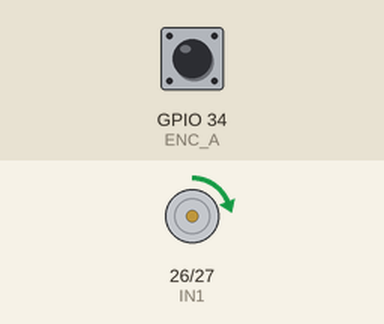
A sketch run on a simulated ESP32. Parts: motor-driver pin pairs drawn as motors (green arrow = first pin HIGH = forward, orange = second pin HIGH = backward, longer = more drive, scaled by the enable pin). The test bench sets the inputs (shaded band); at power-on: GPIO 34 (ENC_A) HIGH. What the sketch prints to the serial monitor is not drawn.

Above: at 1.7 s.
Timing chart, 0 to 6.3 s (numbered marks = the images above):
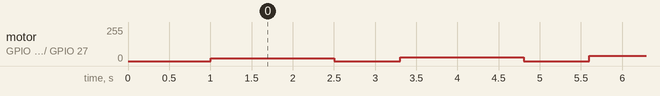

The sketch:

prueba_velocidad_motor.ino
```cpp
// Barrido de PWM para encontrar velocidad minima (arranque) y maxima del GA25-370
// Usa el encoder (canal A con interrupcion, canal B para referencia) para contar pulsos

const int PWM = 25;
const int IN1 = 26;
const int IN2 = 27;
const int ENC_A = 34;
const int ENC_B = 35;

volatile long pulsos = 0;

void IRAM_ATTR contarPulso() {
  pulsos++;
}

void girarAdelante(int velocidad) {
  digitalWrite(IN1, HIGH);
  digitalWrite(IN2, LOW);
  analogWrite(PWM, velocidad);
}

void detener() {
  digitalWrite(IN1, LOW);
  digitalWrite(IN2, LOW);
  analogWrite(PWM, 0);
}

void setup() {
  pinMode(PWM, OUTPUT);
  pinMode(IN1, OUTPUT);
  pinMode(IN2, OUTPUT);
  pinMode(ENC_A, INPUT);
  pinMode(ENC_B, INPUT);

  attachInterrupt(digitalPinToInterrupt(ENC_A), contarPulso, RISING);

  Serial.begin(115200);
  delay(1000);
  Serial.println("Barrido de PWM iniciado");
  Serial.println("PWM , pulsos_en_1.5s , pulsos_por_segundo");
}

void probarNivel(int pwmVal) {
  pulsos = 0;
  girarAdelante(pwmVal);
  delay(1500); // tiempo de estabilizacion + ventana de conteo
  long conteo = pulsos;
  detener();
  delay(800); // pausa antes del siguiente nivel

  float pulsosPorSeg = conteo / 1.5;
  Serial.print(pwmVal);
  Serial.print(" , ");
  Serial.print(conteo);
  Serial.print(" , ");
  Serial.println(pulsosPorSeg);
}

void loop() {
  // Barrido de arranque: valores bajos para encontrar el PWM minimo que mueve el eje
  Serial.println("--- Buscando PWM minimo de arranque ---");
  for (int v = 20; v <= 120; v += 10) {
    probarNivel(v);
  }

  // Barrido completo hasta velocidad maxima
  Serial.println("--- Barrido completo hasta velocidad maxima ---");
  for (int v = 120; v <= 255; v += 15) {
    probarNivel(v);
  }

  Serial.println("=== Barrido terminado, repitiendo en 5s ===");
  delay(5000);
}
```
